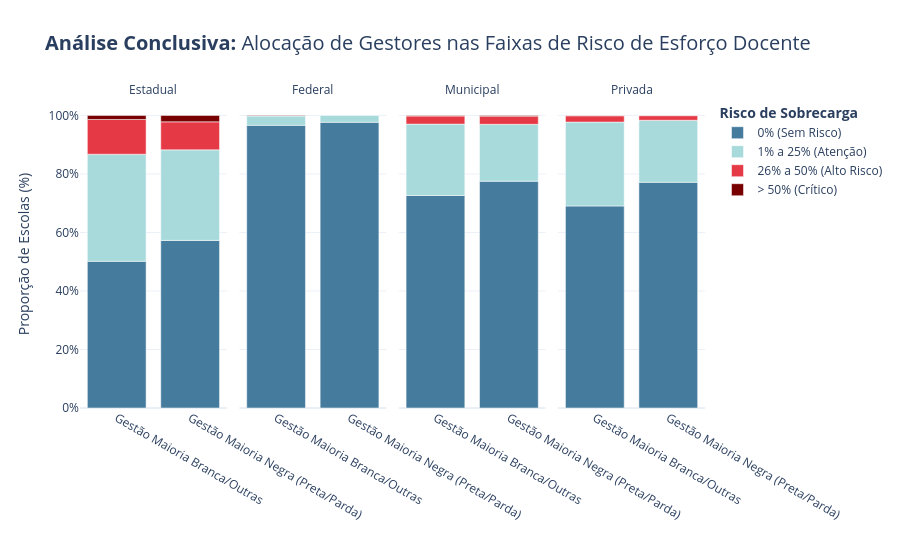

Notebook source saved alongside this figure:
### Code cell


### Figure 1 — Plotly figure (JSON) as saved in the notebook; plotly's stock layout.template omitted (floating-point values rounded to 4 significant figures)
{"data": [{"alignmentgroup": "True", "customdata": [[9829], [7175], [2328], [273], [5800], [3134], [970], [223], [486], [16], [1], [208], [5], [42352], [14213], [1613], [120], [37421], [9384], [1340], [129], [20747], [8616], [648], [38], [9024], [2478], [185], [10]], "hovertemplate": "<b>%{x}</b><br>Proporção: %{y:.1%}<br>Total Escolas: %{customdata[0]}", "legendgroup": "0% (Sem Risco)", "marker": {"color": "#457b9d", "pattern": {"shape": ""}}, "name": "0% (Sem Risco)", "offsetgroup": "0% (Sem Risco)", "orientation": "v", "showlegend": true, "textposition": "auto", "type": "bar", "x": ["Gestão Maioria Branca/Outras", "Gestão Maioria Negra (Preta/Parda)"], "xaxis": "x", "y": [0.5014, 0.5727], "yaxis": "y"}, {"alignmentgroup": "True", "customdata": [[9829], [7175], [2328], [273], [5800], [3134], [970], [223], [486], [16], [1], [208], [5], [42352], [14213], [1613], [120], [37421], [9384], [1340], [129], [20747], [8616], [648], [38], [9024], [2478], [185], [10]], "hovertemplate": "<b>%{x}</b><br>Proporção: %{y:.1%}<br>Total Escolas: %{customdata[0]}", "legendgroup": "0% (Sem Risco)", "marker": {"color": "#457b9d", "pattern": {"shape": ""}}, "name": "0% (Sem Risco)", "offsetgroup": "0% (Sem Risco)", "orientation": "v", "showlegend": false, "textposition": "auto", "type": "bar", "x": ["Gestão Maioria Branca/Outras", "Gestão Maioria Negra (Preta/Parda)"], "xaxis": "x2", "y": [0.9662, 0.9765], "yaxis": "y2"}, {"alignmentgroup": "True", "customdata": [[9829], [7175], [2328], [273], [5800], [3134], [970], [223], [486], [16], [1], [208], [5], [42352], [14213], [1613], [120], [37421], [9384], [1340], [129], [20747], [8616], [648], [38], [9024], [2478], [185], [10]], "hovertemplate": "<b>%{x}</b><br>Proporção: %{y:.1%}<br>Total Escolas: %{customdata[0]}", "legendgroup": "0% (Sem Risco)", "marker": {"color": "#457b9d", "pattern": {"shape": ""}}, "name": "0% (Sem Risco)", "offsetgroup": "0% (Sem Risco)", "orientation": "v", "showlegend": false, "textposition": "auto", "type": "bar", "x": ["Gestão Maioria Branca/Outras", "Gestão Maioria Negra (Preta/Parda)"], "xaxis": "x3", "y": [0.7265, 0.7752], "yaxis": "y3"}, {"alignmentgroup": "True", "customdata": [[9829], [7175], [2328], [273], [5800], [3134], [970], [223], [486], [16], [1], [208], [5], [42352], [14213], [1613], [120], [37421], [9384], [1340], [129], [20747], [8616], [648], [38], [9024], [2478], [185], [10]], "hovertemplate": "<b>%{x}</b><br>Proporção: %{y:.1%}<br>Total Escolas: %{customdata[0]}", "legendgroup": "0% (Sem Risco)", "marker": {"color": "#457b9d", "pattern": {"shape": ""}}, "name": "0% (Sem Risco)", "offsetgroup": "0% (Sem Risco)", "orientation": "v", "showlegend": false, "textposition": "auto", "type": "bar", "x": ["Gestão Maioria Branca/Outras", "Gestão Maioria Negra (Preta/Parda)"], "xaxis": "x4", "y": [0.6904, 0.7715], "yaxis": "y4"}, {"alignmentgroup": "True", "customdata": [[9829], [7175], [2328], [273], [5800], [3134], [970], [223], [486], [16], [1], [208], [5], [42352], [14213], [1613], [120], [37421], [9384], [1340], [129], [20747], [8616], [648], [38], [9024], [2478], [185], [10]], "hovertemplate": "<b>%{x}</b><br>Proporção: %{y:.1%}<br>Total Escolas: %{customdata[0]}", "legendgroup": "1% a 25% (Atenção)", "marker": {"color": "#a8dadc", "pattern": {"shape": ""}}, "name": "1% a 25% (Atenção)", "offsetgroup": "1% a 25% (Atenção)", "orientation": "v", "showlegend": true, "textposition": "auto", "type": "bar", "x": ["Gestão Maioria Branca/Outras", "Gestão Maioria Negra (Preta/Parda)"], "xaxis": "x", "y": [0.366, 0.3095], "yaxis": "y"}, {"alignmentgroup": "True", "customdata": [[9829], [7175], [2328], [273], [5800], [3134], [970], [223], [486], [16], [1], [208], [5], [42352], [14213], [1613], [120], [37421], [9384], [1340], [129], [20747], [8616], [648], [38], [9024], [2478], [185], [10]], "hovertemplate": "<b>%{x}</b><br>Proporção: %{y:.1%}<br>Total Escolas: %{customdata[0]}", "legendgroup": "1% a 25% (Atenção)", "marker": {"color": "#a8dadc", "pattern": {"shape": ""}}, "name": "1% a 25% (Atenção)", "offsetgroup": "1% a 25% (Atenção)", "orientation": "v", "showlegend": false, "textposition": "auto", "type": "bar", "x": ["Gestão Maioria Branca/Outras", "Gestão Maioria Negra (Preta/Parda)"], "xaxis": "x2", "y": [0.03181, 0.02347], "yaxis": "y2"}, {"alignmentgroup": "True", "customdata": [[9829], [7175], [2328], [273], [5800], [3134], [970], [223], [486], [16], [1], [208], [5], [42352], [14213], [1613], [120], [37421], [9384], [1340], [129], [20747], [8616], [648], [38], [9024], [2478], [185], [10]], "hovertemplate": "<b>%{x}</b><br>Proporção: %{y:.1%}<br>Total Escolas: %{customdata[0]}", "legendgroup": "1% a 25% (Atenção)", "marker": {"color": "#a8dadc", "pattern": {"shape": ""}}, "name": "1% a 25% (Atenção)", "offsetgroup": "1% a 25% (Atenção)", "orientation": "v", "showlegend": false, "textposition": "auto", "type": "bar", "x": ["Gestão Maioria Branca/Outras", "Gestão Maioria Negra (Preta/Parda)"], "xaxis": "x3", "y": [0.2438, 0.1944], "yaxis": "y3"}, {"alignmentgroup": "True", "customdata": [[9829], [7175], [2328], [273], [5800], [3134], [970], [223], [486], [16], [1], [208], [5], [42352], [14213], [1613], [120], [37421], [9384], [1340], [129], [20747], [8616], [648], [38], [9024], [2478], [185], [10]], "hovertemplate": "<b>%{x}</b><br>Proporção: %{y:.1%}<br>Total Escolas: %{customdata[0]}", "legendgroup": "1% a 25% (Atenção)", "marker": {"color": "#a8dadc", "pattern": {"shape": ""}}, "name": "1% a 25% (Atenção)", "offsetgroup": "1% a 25% (Atenção)", "orientation": "v", "showlegend": false, "textposition": "auto", "type": "bar", "x": ["Gestão Maioria Branca/Outras", "Gestão Maioria Negra (Preta/Parda)"], "xaxis": "x4", "y": [0.2867, 0.2118], "yaxis": "y4"}, {"alignmentgroup": "True", "customdata": [[9829], [7175], [2328], [273], [5800], [3134], [970], [223], [486], [16], [1], [208], [5], [42352], [14213], [1613], [120], [37421], [9384], [1340], [129], [20747], [8616], [648], [38], [9024], [2478], [185], [10]], "hovertemplate": "<b>%{x}</b><br>Proporção: %{y:.1%}<br>Total Escolas: %{customdata[0]}", "legendgroup": "26% a 50% (Alto Risco)", "marker": {"color": "#e63946", "pattern": {"shape": ""}}, "name": "26% a 50% (Alto Risco)", "offsetgroup": "26% a 50% (Alto Risco)", "orientation": "v", "showlegend": true, "textposition": "auto", "type": "bar", "x": ["Gestão Maioria Branca/Outras", "Gestão Maioria Negra (Preta/Parda)"], "xaxis": "x", "y": [0.1187, 0.09578], "yaxis": "y"}, {"alignmentgroup": "True", "customdata": [[9829], [7175], [2328], [273], [5800], [3134], [970], [223], [486], [16], [1], [208], [5], [42352], [14213], [1613], [120], [37421], [9384], [1340], [129], [20747], [8616], [648], [38], [9024], [2478], [185], [10]], "hovertemplate": "<b>%{x}</b><br>Proporção: %{y:.1%}<br>Total Escolas: %{customdata[0]}", "legendgroup": "26% a 50% (Alto Risco)", "marker": {"color": "#e63946", "pattern": {"shape": ""}}, "name": "26% a 50% (Alto Risco)", "offsetgroup": "26% a 50% (Alto Risco)", "orientation": "v", "showlegend": false, "textposition": "auto", "type": "bar", "x": ["Gestão Maioria Branca/Outras", "Gestão Maioria Negra (Preta/Parda)"], "xaxis": "x3", "y": [0.02767, 0.02776], "yaxis": "y3"}, {"alignmentgroup": "True", "customdata": [[9829], [7175], [2328], [273], [5800], [3134], [970], [223], [486], [16], [1], [208], [5], [42352], [14213], [1613], [120], [37421], [9384], [1340], [129], [20747], [8616], [648], [38], [9024], [2478], [185], [10]], "hovertemplate": "<b>%{x}</b><br>Proporção: %{y:.1%}<br>Total Escolas: %{customdata[0]}", "legendgroup": "26% a 50% (Alto Risco)", "marker": {"color": "#e63946", "pattern": {"shape": ""}}, "name": "26% a 50% (Alto Risco)", "offsetgroup": "26% a 50% (Alto Risco)", "orientation": "v", "showlegend": false, "textposition": "auto", "type": "bar", "x": ["Gestão Maioria Branca/Outras", "Gestão Maioria Negra (Preta/Parda)"], "xaxis": "x4", "y": [0.02156, 0.01582], "yaxis": "y4"}, {"alignmentgroup": "True", "customdata": [[9829], [7175], [2328], [273], [5800], [3134], [970], [223], [486], [16], [1], [208], [5], [42352], [14213], [1613], [120], [37421], [9384], [1340], [129], [20747], [8616], [648], [38], [9024], [2478], [185], [10]], "hovertemplate": "<b>%{x}</b><br>Proporção: %{y:.1%}<br>Total Escolas: %{customdata[0]}", "legendgroup": "> 50% (Crítico)", "marker": {"color": "#780000", "pattern": {"shape": ""}}, "name": "> 50% (Crítico)", "offsetgroup": "> 50% (Crítico)", "orientation": "v", "showlegend": true, "textposition": "auto", "type": "bar", "x": ["Gestão Maioria Branca/Outras", "Gestão Maioria Negra (Preta/Parda)"], "xaxis": "x", "y": [0.01393, 0.02202], "yaxis": "y"}, {"alignmentgroup": "True", "customdata": [[9829], [7175], [2328], [273], [5800], [3134], [970], [223], [486], [16], [1], [208], [5], [42352], [14213], [1613], [120], [37421], [9384], [1340], [129], [20747], [8616], [648], [38], [9024], [2478], [185], [10]], "hovertemplate": "<b>%{x}</b><br>Proporção: %{y:.1%}<br>Total Escolas: %{customdata[0]}", "legendgroup": "> 50% (Crítico)", "marker": {"color": "#780000", "pattern": {"shape": ""}}, "name": "> 50% (Crítico)", "offsetgroup": "> 50% (Crítico)", "orientation": "v", "showlegend": false, "textposition": "auto", "type": "bar", "x": ["Gestão Maioria Branca/Outras"], "xaxis": "x2", "y": [0.001988], "yaxis": "y2"}, {"alignmentgroup": "True", "customdata": [[9829], [7175], [2328], [273], [5800], [3134], [970], [223], [486], [16], [1], [208], [5], [42352], [14213], [1613], [120], [37421], [9384], [1340], [129], [20747], [8616], [648], [38], [9024], [2478], [185], [10]], "hovertemplate": "<b>%{x}</b><br>Proporção: %{y:.1%}<br>Total Escolas: %{customdata[0]}", "legendgroup": "> 50% (Crítico)", "marker": {"color": "#780000", "pattern": {"shape": ""}}, "name": "> 50% (Crítico)", "offsetgroup": "> 50% (Crítico)", "orientation": "v", "showlegend": false, "textposition": "auto", "type": "bar", "x": ["Gestão Maioria Branca/Outras", "Gestão Maioria Negra (Preta/Parda)"], "xaxis": "x3", "y": [0.002058, 0.002672], "yaxis": "y3"}, {"alignmentgroup": "True", "customdata": [[9829], [7175], [2328], [273], [5800], [3134], [970], [223], [486], [16], [1], [208], [5], [42352], [14213], [1613], [120], [37421], [9384], [1340], [129], [20747], [8616], [648], [38], [9024], [2478], [185], [10]], "hovertemplate": "<b>%{x}</b><br>Proporção: %{y:.1%}<br>Total Escolas: %{customdata[0]}", "legendgroup": "> 50% (Crítico)", "marker": {"color": "#780000", "pattern": {"shape": ""}}, "name": "> 50% (Crítico)", "offsetgroup": "> 50% (Crítico)", "orientation": "v", "showlegend": false, "textposition": "auto", "type": "bar", "x": ["Gestão Maioria Branca/Outras", "Gestão Maioria Negra (Preta/Parda)"], "xaxis": "x4", "y": [0.001265, 0.0008549], "yaxis": "y4"}], "layout": {"annotations": [{"font": {}, "showarrow": false, "text": "Estadual", "x": 0.1175, "xanchor": "center", "xref": "paper", "y": 1, "yanchor": "bottom", "yref": "paper"}, {"font": {}, "showarrow": false, "text": "Federal", "x": 0.3725, "xanchor": "center", "xref": "paper", "y": 1, "yanchor": "bottom", "yref": "paper"}, {"font": {}, "showarrow": false, "text": "Municipal", "x": 0.6275, "xanchor": "center", "xref": "paper", "y": 1, "yanchor": "bottom", "yref": "paper"}, {"font": {}, "showarrow": false, "text": "Privada", "x": 0.8825, "xanchor": "center", "xref": "paper", "y": 1, "yanchor": "bottom", "yref": "paper"}], "barmode": "relative", "legend": {"title": {"font": {"weight": "bold"}, "text": "Risco de Sobrecarga"}, "tracegroupgap": 0}, "title": {"font": {"size": 20}, "text": "<b>Análise Conclusiva:</b> Alocação de Gestores nas Faixas de Risco de Esforço Docente"}, "xaxis": {"anchor": "y", "domain": [0, 0.235], "title": {"text": ""}}, "xaxis2": {"anchor": "y2", "domain": [0.255, 0.49], "matches": "x", "title": {"text": ""}}, "xaxis3": {"anchor": "y3", "domain": [0.51, 0.745], "matches": "x", "title": {"text": ""}}, "xaxis4": {"anchor": "y4", "domain": [0.765, 1.0], "matches": "x", "title": {"text": ""}}, "yaxis": {"anchor": "x", "domain": [0, 1], "tickformat": ".0%", "title": {"text": "Proporção de Escolas (%)"}}, "yaxis2": {"anchor": "x2", "domain": [0, 1], "matches": "y", "showticklabels": false}, "yaxis3": {"anchor": "x3", "domain": [0, 1], "matches": "y", "showticklabels": false}, "yaxis4": {"anchor": "x4", "domain": [0, 1], "matches": "y", "showticklabels": false}}}
